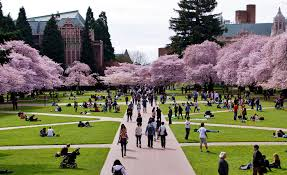
#> input picture images/uw.png, 287 x 175 px
$ jupyter execute 521_image.ipynb
#> lines starting #> are read from the running program, lines starting #| are printed output that depends on the picture
[cell 1]
from PIL import Image
from pylab import *

##image manipulation
im = Image.open('uw.png')
#> im is the input picture: PIL image 287x175 RGB; mean R, G, B 128.4, 124.1, 105.1

imshow(im)

[cell 2]
crop = (75,100,180,150)
im_crop = im.crop(crop)
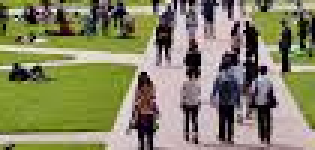
#> im_crop: PIL image 105x50 RGB (shown 3 times larger); mean R, G, B 135.1, 133.2, 101.4
im_rs = im.resize((100,100))
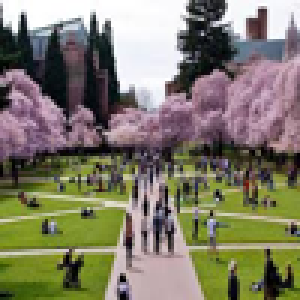
#> im_rs: PIL image 100x100 RGB (shown 3 times larger); mean R, G, B 128.4, 124.2, 105.1
im_rotate = im.rotate(180)
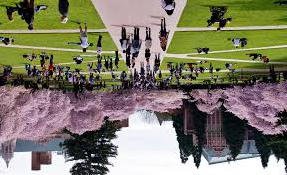
#> im_rotate: PIL image 287x175 RGB; mean R, G, B 128.4, 124.1, 105.1

print(im)
#| <PIL.JpegImagePlugin.JpegImageFile image mode=RGB size=287x175 at 0x7F492D129850>
print(im_crop)
#| <PIL.Image.Image image mode=RGB size=105x50 at 0x7F492D95F710>
print(im_rs)
#| <PIL.Image.Image image mode=RGB size=100x100 at 0x7F492E092F90>
print(im_rotate)
#| <PIL.Image.Image image mode=RGB size=287x175 at 0x7F492CE61FD0>

imshow(im)
imshow(im_crop)
imshow(im_rs)
imshow(im_rotate)
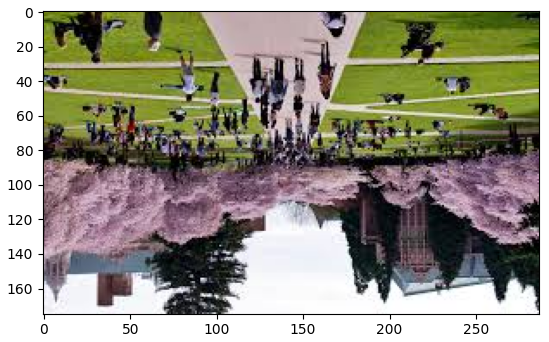
#> figure drawn by matplotlib, 1 panel

[cell 3]
##math representation
im_m = array(im)
im_grey_m = array(im.convert('L'))
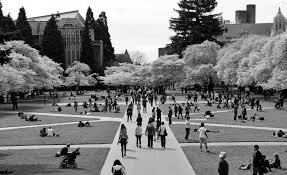
#> im_grey_m: shape (175, 287); min 0, max 255, mean 123.2
imshow(im_grey_m)

[cell 4]
im_v = im_m.flatten()
print(im_v)
#> (printed output is left out)

[cell 5]
im_m.shape
im_v.shape
im_grey_m.shape
#> Out = (175, 287)

[cell 6]
im_c = im_m[50:150,:,:]
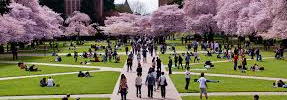
#> im_c: shape (100, 287, 3); mean R, G, B 120.6, 112.9, 90.4
imshow(im_c)

[cell 7]
##normalization
imhist,bins = histogram(im_grey_m.flatten(), 256, density=True)
#> imhist = 256 values, max 0.0158 at index 254, min 0.00038 at index 233, mean 0.00392; bins = 257 values from 0 to 255
cdf = imhist.cumsum()
#> cdf = 256 values from 0.00154 to 1
cdf = 255 * cdf / cdf[-1]
#> cdf = 256 values from 0.391 to 255
im2 = interp(im_grey_m.flatten(), bins[:-1], cdf)
im_norm = im2.reshape(im_grey_m.shape)
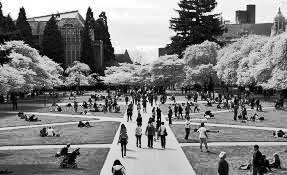
#> im_norm: shape (175, 287) float64; min 0.391, max 255, mean 128.9

##display
imshow(im_norm)
imshow(im_grey_m)

figure()
hist(im_grey_m.flatten(),256)
hist(im2.flatten(),256)
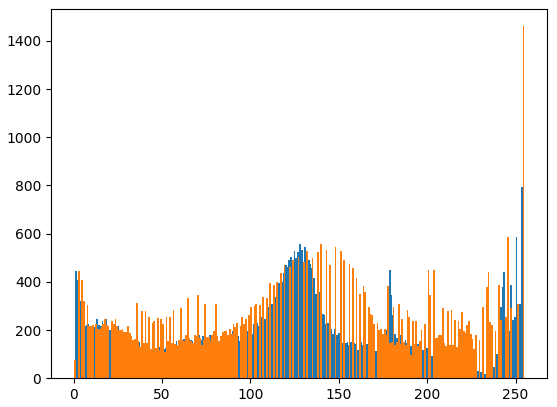
#> figure drawn by matplotlib, 1 panel; tallest bar 792 high, from x = 253 to 254; tallest bar 1461 high, from x = 254 to 255
